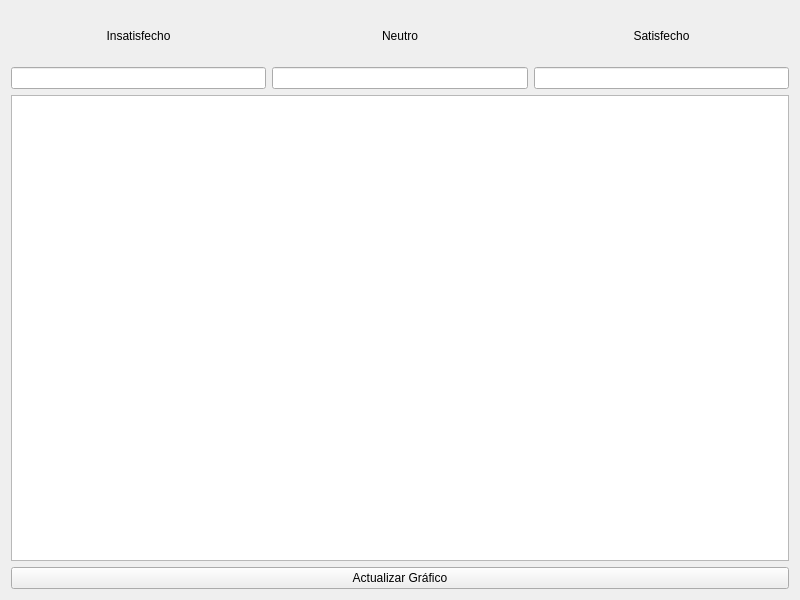
<?xml version="1.0" encoding="UTF-8"?>
<ui version="4.0">
 <class>Widget</class>
 <widget class="QWidget" name="Widget">
  <property name="geometry">
   <rect>
    <x>0</x>
    <y>0</y>
    <width>800</width>
    <height>600</height>
   </rect>
  </property>
  <property name="windowTitle">
   <string>Widget</string>
  </property>
  <layout class="QVBoxLayout" name="verticalLayout" stretch="1,6,0">
   <item>
    <layout class="QHBoxLayout" name="horizontalLayout">
     <item>
      <layout class="QVBoxLayout" name="verticalLayout_5">
       <item>
        <widget class="QLabel" name="label">
         <property name="text">
          <string>Insatisfecho</string>
         </property>
         <property name="alignment">
          <set>Qt::AlignCenter</set>
         </property>
        </widget>
       </item>
       <item>
        <widget class="QLineEdit" name="insatisfecho"/>
       </item>
      </layout>
     </item>
     <item>
      <layout class="QVBoxLayout" name="verticalLayout_3">
       <item>
        <widget class="QLabel" name="label_2">
         <property name="text">
          <string>Neutro</string>
         </property>
         <property name="alignment">
          <set>Qt::AlignCenter</set>
         </property>
        </widget>
       </item>
       <item>
        <widget class="QLineEdit" name="neutro"/>
       </item>
      </layout>
     </item>
     <item>
      <layout class="QVBoxLayout" name="verticalLayout_2">
       <item>
        <widget class="QLabel" name="label_3">
         <property name="text">
          <string>Satisfecho</string>
         </property>
         <property name="alignment">
          <set>Qt::AlignCenter</set>
         </property>
        </widget>
       </item>
       <item>
        <widget class="QLineEdit" name="satisfecho"/>
       </item>
      </layout>
     </item>
    </layout>
   </item>
   <item>
    <widget class="QChartView" name="graphicsView"/>
   </item>
   <item>
    <widget class="QPushButton" name="pushButton">
     <property name="text">
      <string>Actualizar Gráfico</string>
     </property>
    </widget>
   </item>
  </layout>
 </widget>
 <customwidgets>
  <customwidget>
   <class>QChartView</class>
   <extends>QGraphicsView</extends>
   <header>QtCharts</header>
  </customwidget>
 </customwidgets>
 <resources/>
 <connections/>
</ui>
